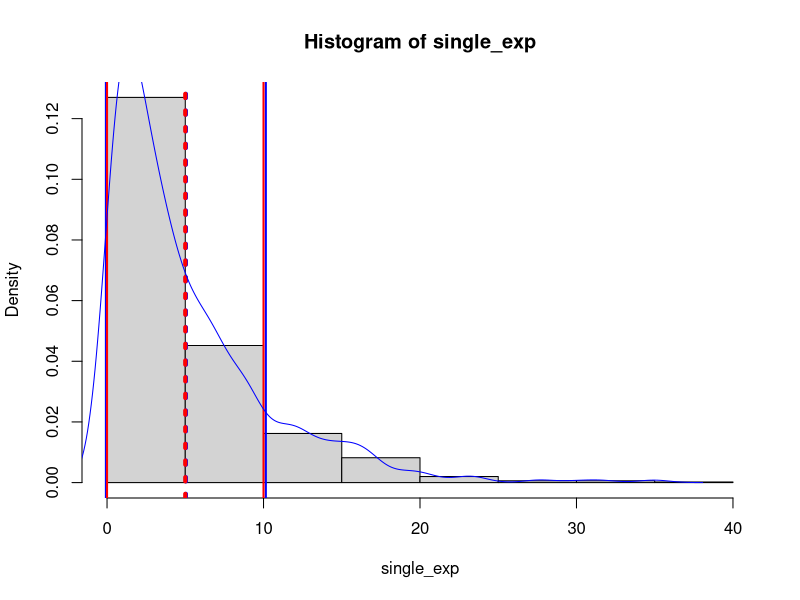
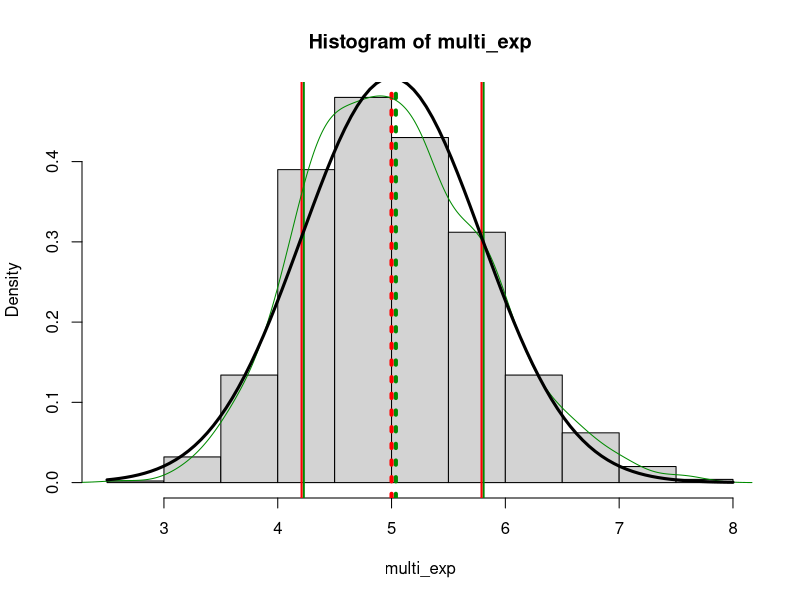

The R source for these figures, in order:
## ---- chunk 1
knitr::opts_chunk$set(echo = TRUE)
## ---- chunk 2
single_exp <- rexp(1000, 0.2)

data_sum <- data.frame(row.names = c("sinlge simulation", "single population", 
                                     "multi simulation", "CLT normal distribution"))
data_sum[1,1] <- mean(single_exp)
data_sum[1,2] <- sd(single_exp)
data_sum[2,] <- 1/0.2 

multi_exp = NULL
for (i in 1 : 1000) multi_exp = c(multi_exp, mean(rexp(40, 0.2)))

data_sum[3,1] <- mean(multi_exp)
data_sum[3,2] <- sd(multi_exp)
data_sum[4,1] <-  1/0.2 
data_sum[4,2] <- (1/0.2)/sqrt(40) 
colnames(data_sum) <- c("mean","sd")
print(data_sum)
## ---- chunk 3
hist(single_exp, prob=TRUE)
abline(v=mean(single_exp), col="blue", lty=3, lwd=4)
abline(v=1/0.2, col="red", lty=3, lwd=4)
abline(v=c(mean(single_exp)-sd(single_exp), mean(single_exp)+sd(single_exp)), col="blue", lwd=2)
abline(v=c(1/0.2-1/0.2, 1/0.2+ 1/0.2), col="red", lwd=2)
lines(density(single_exp), col= "blue")


hist(multi_exp, prob=TRUE)
abline(v=mean(single_exp), col="green4", lty=3, lwd=4)
abline(v=1/0.2, col="red", lty=3, lwd=4)
abline(v=c(mean(multi_exp)-sd(multi_exp), mean(multi_exp)+sd(multi_exp)), col="green4", lwd=2)
abline(v=c(1/0.2-(1/0.2)/sqrt(40) , 1/0.2+ (1/0.2)/sqrt(40)), col="red", lwd=2)
lines(density(multi_exp), col= "green4")
x <- rnorm (1000, mean=5, sd=5/sqrt(40))
curve(dnorm(x, mean=5, sd=5/sqrt(40)), add=TRUE, lwd=3 )



